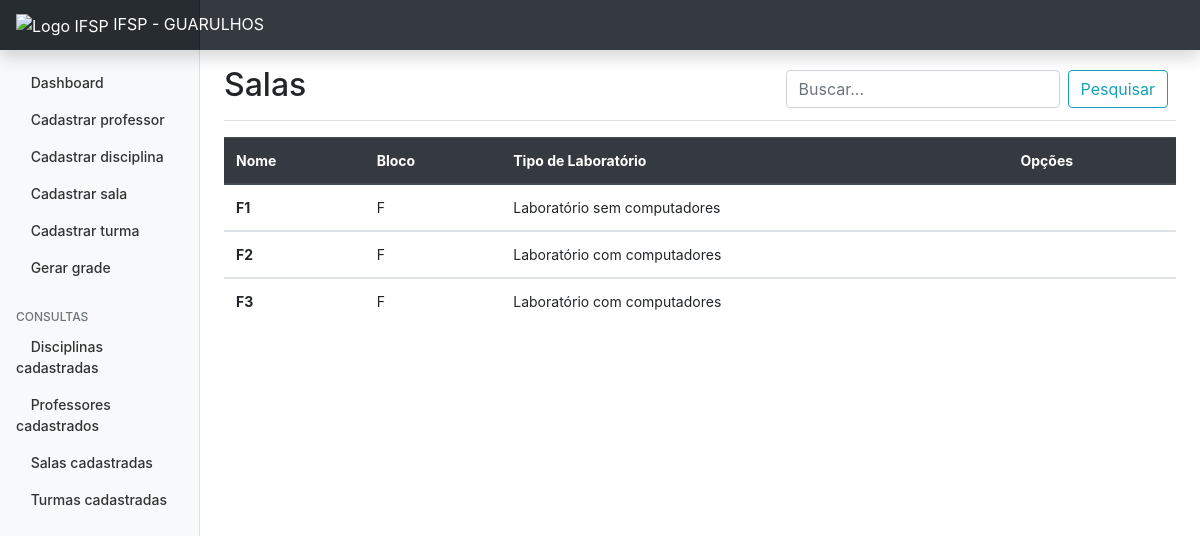
Screenshot of /salas/ with the database file from the repository.
### salas/models.py (models this page shows, shortened)
class Sala(models.Model):
    LAB_CHOICES = (
        ("0", "Laboratório sem computadores"),
        ("1", "Laboratório com computadores"),
    )
    STATUS_CHOICES = (
        ("1", "Ativo"),
        ("2", "Inativo"),
    )
    nome = models.CharField(max_length=150, blank=False, null=False)
    bloco = models.CharField(max_length=2, blank=True)
    capacidade = models.CharField(max_length=4, blank=False, null=False)
    tipo_lab = models.CharField(max_length=1, choices=LAB_CHOICES, blank=False)
    status = models.CharField(max_length=1, choices=STATUS_CHOICES, blank=True, default=1)
    criado_em = models.DateTimeField(auto_now_add=True)
    atualizado_em = models.DateTimeField(auto_now=True)

### salas/views.py (the view)
# urls.py: path('', views.salaList, name='sala-list'),
def salaList(request):
    salas_list = Sala.objects.all()
    busca = request.GET.get('search')
    if busca:
        salas_list = Sala.objects.filter(nome__contains=busca)
    return render(request, 'salas/salalist.html', {'salas_list': salas_list})

### salas/templates/salas/salalist.html (shortened to what this page needs)
{% extends 'base.html' %}
{% block content %}
<div class="d-flex justify-content-between flex-wrap flex-md-nowrap align-items-center pt-3 pb-2 mb-3 border-bottom">
  <h1 class="h2">Salas</h1>
  <div class="btn-toolbar mb-2 mb-md-0">
    <div class="btn-group mr-2">
      <form class="form-inline my-2 my-lg-0" method="get">
        <input class="form-control mr-sm-2" type="text" id="search" name="search"  placeholder="Buscar..." aria-label="Pesquisar">
        <button class="btn btn-outline-info my-2 my-sm-0" id="search-btn" type="submit">Pesquisar</button>
      </form>
    </div>
  </div>
</div>
<table class="table">
    <thead class="thead-dark">
      <tr>
        <th scope="col">Nome</th>
        <th scope="col">Bloco</th>
        <th scope="col">Tipo de Laboratório</th>
        <th scope="col">Opções</th>
      </tr>
    </thead>
    {% for salas in salas_list %}
    <tbody>
      <tr>
        <th scope="row">{{ salas.nome }}</th>
        <td>{{ salas.bloco }}</td>
        <td>{{ salas.get_tipo_lab_display }}</td>
        <td><a href="editasala/{{salas.id}}"><i class="fas fa-edit"></i></a> <a href="exibesala/{{salas.id}}"><i class="fas fa-eye"></a></i> <a href="delete/{{salas.id}}" class="delete-btn"><i class="fas fa-trash-alt"></i></a> </td>
      </tr>
    </tbody>
    {% endfor %}
  </table>
{% endblock %}

### dashboard/static/css/style.css (style rules this page uses)
body { font-size: .875rem; }

### rows the page displays
Sala: nome "F1", bloco "F", tipo_lab "Laboratório sem computadores"
Sala: nome "F2", bloco "F", tipo_lab "Laboratório com computadores"
Sala: nome "F3", bloco "F", tipo_lab "Laboratório com computadores"
